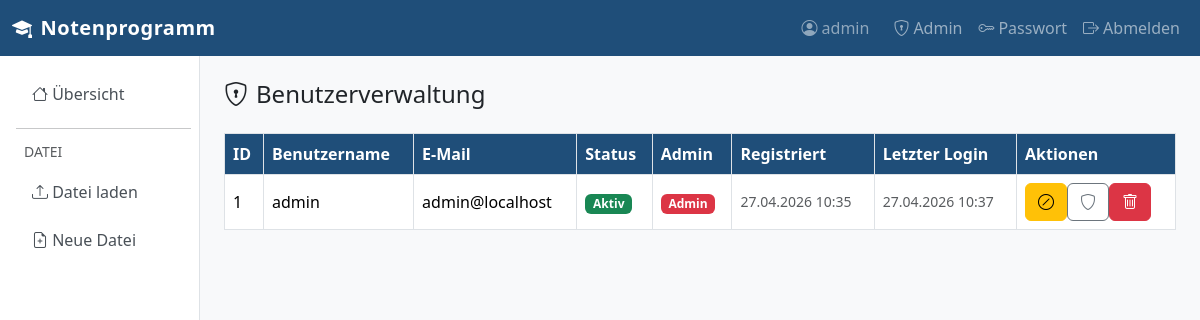
/auth/admin/users (signed in), run on an earlier commit of the app's database.
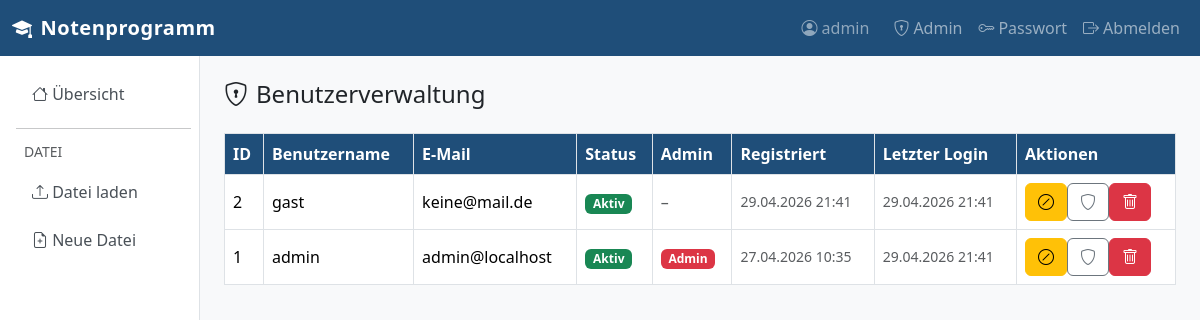
And on a later commit of the database.
### app/models.py (models this page shows, shortened)
class User(UserMixin, db.Model):
    __tablename__ = "users"
    id = db.Column(db.Integer, primary_key=True)
    username = db.Column(db.String(64), unique=True, nullable=False, index=True)
    email = db.Column(db.String(120), unique=True, nullable=False, index=True)
    password_hash = db.Column(db.String(256), nullable=False)
    is_approved = db.Column(db.Boolean, default=False, nullable=False)
    is_admin = db.Column(db.Boolean, default=False, nullable=False)
    created_at = db.Column(db.DateTime, default=lambda: datetime.now(timezone.utc))
    last_login = db.Column(db.DateTime, nullable=True)

### app/auth/routes.py (the view)
@auth_bp.route("/admin/users")
@login_required
@admin_required
def admin_users():
    users = User.query.order_by(User.created_at.desc()).all()
    return render_template("auth/admin_users.html", users=users)

### app/auth/routes.py (called while the page is built)
def admin_required(f):
    from functools import wraps
    @wraps(f)
    def decorated(*args, **kwargs):
        if not current_user.is_authenticated or not current_user.is_admin:
            flash("Dieser Bereich ist nur für Administratoren.", "danger")
            return redirect(url_for("grades.index"))
        return f(*args, **kwargs)
    return decorated

### app/models.py (called while the page is built)
@login_manager.user_loader
def load_user(user_id: str):
    return db.session.get(User, int(user_id))

### app/templates/auth/admin_users.html (shortened to what this page needs)
{% extends "base.html" %}
{% from "macros.html" import csrf_field %}
{% block content %}
<h4 class="mb-4"><i class="bi bi-shield-lock me-2"></i>Benutzerverwaltung</h4>
<div class="table-responsive">
<table class="table table-bordered table-hover align-middle">
  <thead>
    <tr>
      <th>ID</th><th>Benutzername</th><th>E-Mail</th>
      <th>Status</th><th>Admin</th><th>Registriert</th><th>Letzter Login</th><th>Aktionen</th>
    </tr>
  </thead>
  <tbody>
  {% for u in users %}
    <tr>
      <td>{{ u.id }}</td>
      <td>{{ u.username }}</td>
      <td>{{ u.email }}</td>
      <td>
        {% if u.is_approved %}
          <span class="badge bg-success">Aktiv</span>
        {% else %}
          <span class="badge bg-warning text-dark">Ausstehend</span>
        {% endif %}
      </td>
      <td>
        {% if u.is_admin %}
          <span class="badge bg-danger">Admin</span>
        {% else %}
          <span class="text-muted">–</span>
        {% endif %}
      </td>
      <td class="small text-muted">{{ u.created_at.strftime('%d.%m.%Y %H:%M') if u.created_at else '–' }}</td>
      <td class="small text-muted">{{ u.last_login.strftime('%d.%m.%Y %H:%M') if u.last_login else '–' }}</td>
      <td>
        <div class="btn-group btn-group-sm" role="group">
          {% if not u.is_approved %}
          <form method="post" action="{{ url_for('auth.approve_user', user_id=u.id) }}" class="d-inline">
            {{ csrf_field() }}
            <button class="btn btn-success" title="Freischalten">
              <i class="bi bi-check-lg"></i>
            </button>
          </form>
          {% else %}
          <form method="post" action="{{ url_for('auth.revoke_user', user_id=u.id) }}" class="d-inline">
            <button class="btn btn-warning" title="Sperren"><i class="bi bi-slash-circle"></i></button>
          </form>
          {% endif %}
          <form method="post" action="{{ url_for('auth.toggle_admin', user_id=u.id) }}" class="d-inline">
            <button class="btn btn-outline-secondary" title="Admin umschalten"><i class="bi bi-shield"></i></button>
          </form>
          <form method="post" action="{{ url_for('auth.delete_user', user_id=u.id) }}" class="d-inline"
                onsubmit="return confirm('Benutzer wirklich löschen?')">
            <button class="btn btn-danger" title="Löschen"><i class="bi bi-trash"></i></button>
          </form>
        </div>
      </td>
    </tr>
  {% else %}
    <tr><td colspan="8" class="text-center text-muted">Keine Benutzer vorhanden.</td></tr>
  {% endfor %}
  </tbody>
</table>
</div>
{% endblock %}

### app/templates/base.html (shortened to what this page needs)
<!doctype html>
<html lang="de">
<head>
  <link rel="stylesheet" href="https://cdn.jsdelivr.net/npm/bootstrap@5.3.3/dist/css/bootstrap.min.css">
  <link rel="stylesheet" href="https://cdn.jsdelivr.net/npm/bootstrap-icons@1.11.3/font/bootstrap-icons.min.css">
</head>
<body>
<nav class="navbar navbar-expand-lg navbar-dark" style="background-color:#1f4e79;">
  <div class="container-fluid">
    <a class="navbar-brand" href="{{ url_for('grades.index') }}">
      <i class="bi bi-mortarboard-fill me-2"></i>Notenprogramm
    </a>
    <div class="collapse navbar-collapse" id="navMain">
      <ul class="navbar-nav ms-auto align-items-lg-center">
        {% if current_user.is_authenticated %}
          <li class="nav-item">
            <span class="navbar-text me-3 text-white-50">
              <i class="bi bi-person-circle me-1"></i>{{ current_user.username }}
            </span>
          </li>
          {% if current_user.is_admin %}
          <li class="nav-item">
            <a class="nav-link" href="{{ url_for('auth.admin_users') }}">
              <i class="bi bi-shield-lock me-1"></i>Admin
            </a>
          </li>
          {% endif %}
          <li class="nav-item">
            <a class="nav-link" href="{{ url_for('auth.change_password') }}">
              <i class="bi bi-key me-1"></i>Passwort
            </a>
          </li>
          <li class="nav-item">
            <a class="nav-link" href="{{ url_for('auth.logout') }}">
              <i class="bi bi-box-arrow-right me-1"></i>Abmelden
            </a>
          </li>
        {% else %}
          <li class="nav-item">
            <a class="nav-link" href="{{ url_for('auth.login') }}">Anmelden</a>
          </li>
        {% endif %}
      </ul>
    </div>
  </div>
</nav>
<div class="container-fluid">
  <div class="row">
    {% if current_user.is_authenticated %}
    <nav class="col-md-2 d-none d-md-block sidebar py-3 ps-3 pe-2">
      <ul class="nav flex-column gap-1">
        <li class="nav-item">
          <a class="nav-link {% if request.endpoint == 'grades.index' %}active{% endif %}"
             href="{{ url_for('grades.index') }}">
            <i class="bi bi-house"></i> Übersicht
          </a>
        </li>
        <hr class="my-2">
        <li class="nav-item text-muted small px-2 mb-1">DATEI</li>
        <li class="nav-item">
          <a class="nav-link {% if request.endpoint == 'grades.upload' %}active{% endif %}"
             href="{{ url_for('grades.upload') }}">
            <i class="bi bi-upload"></i> Datei laden
          </a>
        </li>
        <li class="nav-item">
          <a class="nav-link" href="{{ url_for('grades.new_file') }}"
             onclick="return confirm('Neue leere Datei erstellen? Ungespeicherte Daten gehen verloren.')">
            <i class="bi bi-file-earmark-plus"></i> Neue Datei
          </a>
        </li>
      </ul>
    </nav>
    <main class="col-md-10 content-area py-4 px-4">
    {% else %}
    <main class="col-12 content-area py-4 px-4">
    {% endif %}
      {% block content %}{% endblock %}
    </main>
  </div>
</div>
</body>
</html>

### app/templates/base.html (style rules this page uses)
body { background-color: #f8f9fa; }
.navbar-brand { font-weight: 700; letter-spacing: .5px; }
.sidebar { min-height: calc(100vh - 56px); border-right: 1px solid #dee2e6; background: #fff; }
.sidebar .nav-link { color: #495057; border-radius: .375rem; margin: 2px 0; }
.sidebar .nav-link i { width: 1.4em; }
.content-area { min-height: calc(100vh - 56px); }
.table th { background-color: #1f4e79; color: #fff; }

What changed in the data, as far as the page shows it:
changed User "admin": last_login "27.04.2026 10:37" → "29.04.2026 21:41"
added User: id "2", username "gast", email "keine@mail.de", is_approved "Aktiv", created_at "29.04.2026 21:41", last_login "29.04.2026 21:41"
